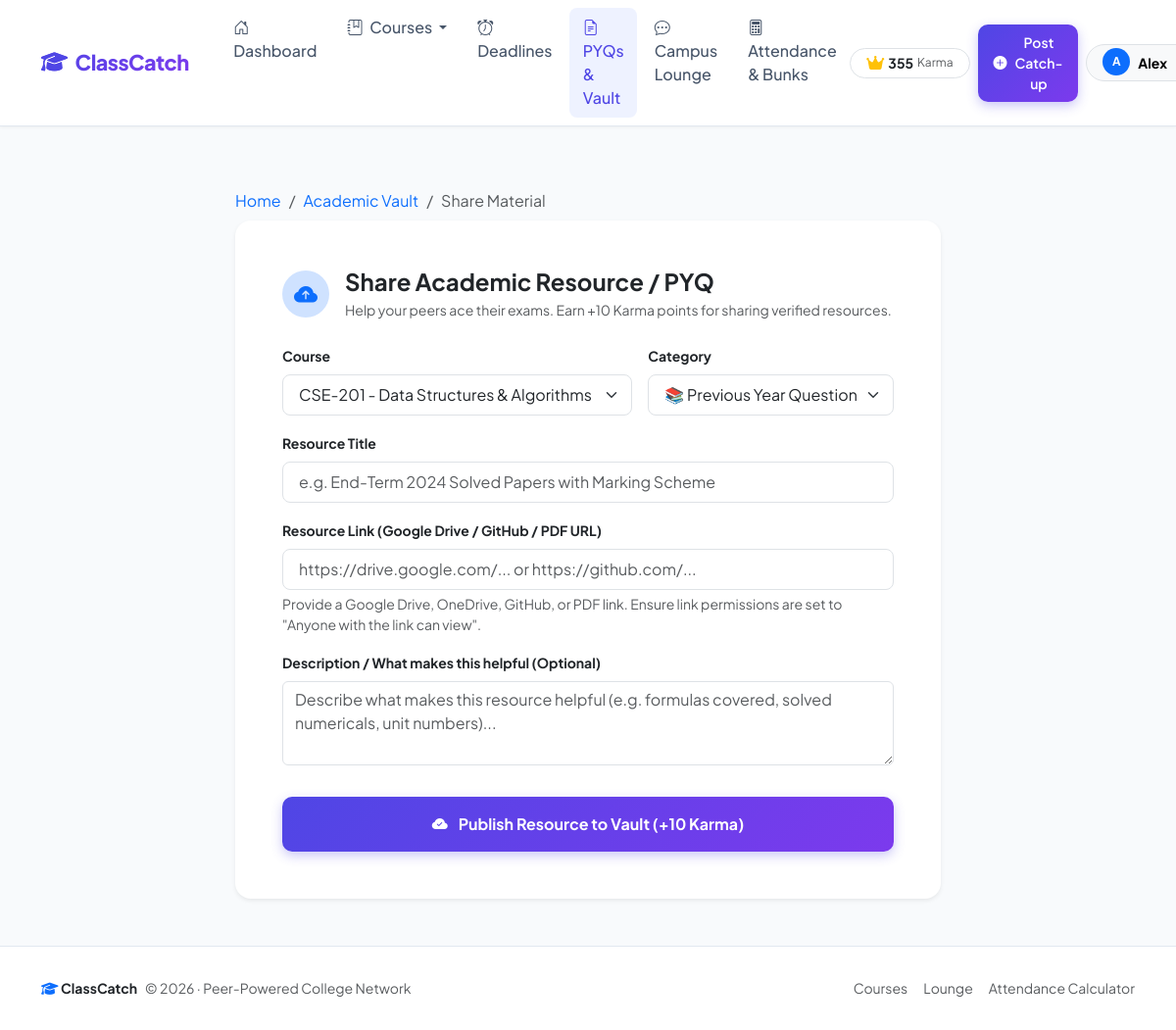
The app's page /resources/new (signed in) with its own data.
### models.py (models this page shows, shortened)
class User(UserMixin, db.Model):
    __tablename__ = 'users'
    id = db.Column(db.Integer, primary_key=True)
    name = db.Column(db.String(100), nullable=False)
    email = db.Column(db.String(120), unique=True, nullable=False, index=True)
    password_hash = db.Column(db.String(255), nullable=False)
    role = db.Column(db.String(20), default='student', nullable=False)
    avatar_color = db.Column(db.String(20), default='indigo', nullable=False)
    karma = db.Column(db.Integer, default=50, nullable=False)
    summaries = db.relationship('Summary', backref='author', lazy=True, cascade='all, delete-orphan')
    chats = db.relationship('ChatMessage', backref='author', lazy=True, cascade='all, delete-orphan')
    announcements = db.relationship('Announcement', backref='author', lazy=True, cascade='all, delete-orphan')
    attendance_records = db.relationship('AttendanceRecord', backref='student', lazy=True, cascade='all, delete-orphan')
    deadlines = db.relationship('Deadline', backref='author', lazy=True, cascade='all, delete-orphan')
    resources = db.relationship('Resource', backref='author', lazy=True, cascade='all, delete-orphan')
    @property
    def badge(self):
        if self.karma >= 300:
            return {'name': 'Campus Legend', 'icon': 'fa-crown', 'color': 'warning', 'level': 4}
        elif self.karma >= 150:
            return {'name': "Dean's Scholar", 'icon': 'fa-medal', 'color': 'primary', 'level': 3}
        elif self.karma >= 75:
            return {'name': 'Class Savior', 'icon': 'fa-award', 'color': 'info', 'level': 2}
        else:
            return {'name': 'Rising Contributor', 'icon': 'fa-star', 'color': 'secondary', 'level': 1}

### app.py (the view, shortened to what this page needs)
@app.route('/resources/new', methods=['GET', 'POST'])
@login_required
def new_resource():
    courses = Course.query.order_by(Course.code).all()
    form = ResourceForm()
    form.course_id.choices = [(c.id, f"{c.code} - {c.name}") for c in courses]
    return render_template('resource_new.html', title='Share Study Resource', form=form)

### forms.py
class ResourceForm(FlaskForm):
    course_id = SelectField('Course', coerce=int, validators=[
        DataRequired(message="Please select a course.")
    ])
    title = StringField('Resource Title', validators=[
        DataRequired(message="Please enter a title for the resource."),
        Length(max=150, message="Title cannot exceed 150 characters.")
    ])
    category = SelectField('Category', choices=[
        ('PYQ & Solutions', '📚 Previous Year Questions (PYQs) & Solutions'),
        ('Formula Cheat Sheet', '⚡ Formula Sheet & Quick Revision Map'),
        ('Lab Manual & Codes', '🧪 Lab Manual, Viva Questions & Code'),
        ('Handwritten Notes', '✍️ Handwritten Class Notes (Clean Scan)'),
        ('Syllabus & Slides', '📊 Official Syllabus & Professor Slides')
    ], default='PYQ & Solutions')
    resource_url = StringField('Resource Link (Google Drive / GitHub / PDF URL)', validators=[
        DataRequired(message="Please provide a valid link to the resource.")
    ])
    description = TextAreaField('Description / What makes this helpful', validators=[
        Optional()
    ])
    submit = SubmitField('Share Resource (+10 Karma)')

### app.py (called while the page is built)
@login_manager.user_loader
def load_user(user_id):
    return db.session.get(User, int(user_id))

@app.context_processor
def inject_globals():
    all_courses = Course.query.order_by(Course.code).all() if Course.query else []
    return {
        'today': date.today(),
        'current_year': datetime.now().year,
        'global_courses': all_courses
    }

### templates/resource_new.html (shortened to what this page needs)
{% extends "base.html" %}
{% block content %}
<div class="container py-4">
    <div class="row justify-content-center">
        <div class="col-lg-8">
            <nav aria-label="breadcrumb">
                <ol class="breadcrumb small text-muted mb-2">
                    <li class="breadcrumb-item"><a href="{{ url_for('index') }}" class="text-decoration-none">Home</a></li>
                    <li class="breadcrumb-item"><a href="{{ url_for('resources_list') }}" class="text-decoration-none">Academic Vault</a></li>
                    <li class="breadcrumb-item active" aria-current="page">Share Material</li>
                </ol>
            </nav>
            <div class="card card-modern p-4 p-md-5 bg-white shadow-sm border-0">
                <div class="d-flex align-items-center gap-3 mb-4">
                    <div class="rounded-circle bg-primary-subtle text-primary d-flex align-items-center justify-content-center" style="width: 48px; height: 48px; font-size: 1.5rem;">
                        <i class="bi bi-cloud-arrow-up-fill"></i>
                    </div>
                    <div>
                        <h4 class="fw-bold text-dark mb-1">Share Academic Resource / PYQ</h4>
                        <p class="text-muted small mb-0">Help your peers ace their exams. Earn +10 Karma points for sharing verified resources.</p>
                    </div>
                </div>
                <form method="POST" novalidate>
                    <div class="row g-3">
                        <div class="col-md-7">
                            <label class="form-label fw-bold small text-dark">{{ form.course_id.label.text }}</label>
                            {{ form.course_id(class="form-select form-select-lg fs-6") }}
                        </div>
                        <div class="col-md-5">
                            <label class="form-label fw-bold small text-dark">{{ form.category.label.text }}</label>
                            {{ form.category(class="form-select form-select-lg fs-6") }}
                        </div>
                        <div class="col-12">
                            <label class="form-label fw-bold small text-dark">{{ form.title.label.text }}</label>
                            {{ form.title(class="form-control form-control-lg fs-6", placeholder="e.g. End-Term 2024 Solved Papers with Marking Scheme") }}
                        </div>
                        <div class="col-12">
                            <label class="form-label fw-bold small text-dark">{{ form.resource_url.label.text }}</label>
                            {{ form.resource_url(class="form-control form-control-lg fs-6", placeholder="https://drive.google.com/... or https://github.com/...") }}
                            <div class="form-text small">Provide a Google Drive, OneDrive, GitHub, or PDF link. Ensure link permissions are set to "Anyone with the link can view".</div>
                        </div>
                        <div class="col-12">
                            <label class="form-label fw-bold small text-dark">{{ form.description.label.text }} (Optional)</label>
                            {{ form.description(class="form-control fs-6", rows=3, placeholder="Describe what makes this resource helpful (e.g. formulas covered, solved numericals, unit numbers)...") }}
                        </div>
                        <div class="col-12 pt-3">
                            <button type="submit" class="btn btn-primary-gradient btn-lg w-100 fs-6 fw-bold py-3">
                                <i class="bi bi-cloud-check-fill me-2"></i> Publish Resource to Vault (+10 Karma)
                            </button>
                        </div>
                    </div>
                </form>
            </div>
        </div>
    </div>
</div>
{% endblock %}

### templates/base.html (shortened to what this page needs)
<!DOCTYPE html>
<html lang="en">
<head>
    <link href="https://cdn.jsdelivr.net/npm/bootstrap@5.3.3/dist/css/bootstrap.min.css" rel="stylesheet">
    <link rel="stylesheet" href="https://cdn.jsdelivr.net/npm/bootstrap-icons@1.11.3/font/bootstrap-icons.min.css">
    <link rel="stylesheet" href="https://cdnjs.cloudflare.com/ajax/libs/font-awesome/6.5.1/css/all.min.css">
    <link rel="stylesheet" href="{{ url_for('static', filename='css/style.css') }}">
</head>
<body>
    <nav class="navbar navbar-expand-lg navbar-custom sticky-top">
        <div class="container">
            <a class="navbar-brand" href="{{ url_for('index') }}" id="nav-brand">
                <i class="fa-solid fa-graduation-cap"></i> ClassCatch
            </a>
            <div class="collapse navbar-collapse" id="navbarMain">
                <ul class="navbar-nav me-auto mb-2 mb-lg-0 ms-lg-3 gap-1">
                    <li class="nav-item">
                        <a class="nav-link {% if request.endpoint == 'index' %}active{% endif %}" href="{{ url_for('index') }}" id="nav-home">
                            <i class="bi bi-house-door me-1"></i> Dashboard
                        </a>
                    </li>
                    <li class="nav-item dropdown">
                        <a class="nav-link dropdown-toggle" href="#" role="button" data-bs-toggle="dropdown" aria-expanded="false" id="nav-courses">
                            <i class="bi bi-journal-bookmark me-1"></i> Courses
                        </a>
                    </li>
                    <li class="nav-item">
                        <a class="nav-link {% if request.endpoint in ['deadlines_list', 'new_deadline'] %}active{% endif %}" href="{{ url_for('deadlines_list') }}" id="nav-deadlines">
                            <i class="bi bi-alarm me-1"></i> Deadlines
                        </a>
                    </li>
                    <li class="nav-item">
                        <a class="nav-link {% if request.endpoint in ['resources_list', 'new_resource'] %}active{% endif %}" href="{{ url_for('resources_list') }}" id="nav-resources">
                            <i class="bi bi-file-earmark-text me-1"></i> PYQs & Vault
                        </a>
                    </li>
                    <li class="nav-item">
                        <a class="nav-link {% if request.endpoint == 'lounge' %}active{% endif %}" href="{{ url_for('lounge') }}" id="nav-lounge">
                            <i class="bi bi-chat-dots me-1"></i> Campus Lounge
                        </a>
                    </li>
                    <li class="nav-item">
                        <a class="nav-link {% if request.endpoint == 'attendance_calculator' %}active{% endif %}" href="{{ url_for('attendance_calculator') }}" id="nav-attendance">
                            <i class="bi bi-calculator me-1"></i> Attendance & Bunks
                        </a>
                    </li>
                </ul>
                <div class="d-flex align-items-center gap-2">
                    {% if current_user.is_authenticated %}
                        <div class="d-none d-md-flex align-items-center gap-1 bg-white border rounded-pill px-3 py-1 shadow-xs" title="{{ current_user.badge.name }}">
                            <i class="fa-solid {{ current_user.badge.icon }} text-warning"></i>
                            <span class="fw-bold small text-dark">{{ current_user.karma }}</span>
                            <span class="text-muted" style="font-size: 0.75rem;">Karma</span>
                        </div>
                        <a href="{{ url_for('post_summary') }}" class="btn btn-primary-gradient btn-sm px-3 py-2 d-flex align-items-center gap-2" id="nav-btn-post">
                            <i class="bi bi-plus-circle-fill"></i>
                            <span>Post Catch-up</span>
                        </a>
                        <div class="dropdown">
                            <button class="btn btn-light rounded-pill border px-3 py-1 dropdown-toggle d-flex align-items-center gap-2" type="button" data-bs-toggle="dropdown" aria-expanded="false">
                                <span class="badge rounded-circle bg-primary text-white p-2" style="width: 28px; height: 28px; display: inline-flex; align-items: center; justify-content: center;">
                                    {{ current_user.name[0]|upper }}
                                </span>
                                <span class="small fw-bold d-none d-sm-inline">{{ current_user.name.split()[0] }}</span>
                            </button>
                        </div>
                    {% else %}
                        <a href="{{ url_for('login') }}" class="btn btn-outline-custom btn-sm px-3" id="nav-login">Sign In</a>
                        <a href="{{ url_for('register') }}" class="btn btn-primary-gradient btn-sm px-3" id="nav-register">Join ClassCatch</a>
                    {% endif %}
                </div>
            </div>
        </div>
    </nav>
    <main class="container my-4 flex-grow-1">
        {% block content %}{% endblock %}
    </main>
    <footer>
        <div class="container text-center text-muted small">
            <div class="d-flex flex-wrap justify-content-between align-items-center py-2">
                <div class="d-flex align-items-center gap-2">
                    <strong class="text-dark"><i class="fa-solid fa-graduation-cap text-primary"></i> ClassCatch</strong> &copy; {{ current_year }} &middot; Peer-Powered College Network
                </div>
                <div class="d-flex gap-3">
                    <a href="{{ url_for('index') }}" class="text-decoration-none text-muted">Courses</a>
                    <a href="{{ url_for('lounge') }}" class="text-decoration-none text-muted">Lounge</a>
                    <a href="{{ url_for('attendance_calculator') }}" class="text-decoration-none text-muted">Attendance Calculator</a>
                </div>
            </div>
        </div>
    </footer>
</body>
</html>

### static/css/style.css (style rules this page uses)
:root { --primary-color: #4f46e5; --primary-hover: #4338ca; --primary-gradient: linear-gradient(135deg, #4f46e5 0%, #7c3aed 100%); --primary-light: #eef2ff; --secondary-color: #64748b; --success-color: #10b981; --warning-color: #f59e0b; --danger-color: #ef4444; --surface-bg: #f8fafc; --card-bg: #ffffff; --border-color: #e2e8f0; --text-main: #0f172a; --text-muted: #64748b; --radius-md: 12px; --radius-lg: 16px; --radius-pill: 9999px; --shadow-sm: 0 1px 3px rgba(0, 0, 0, 0.05); --shadow-md: 0 4px 6px -1px rgba(0, 0, 0, 0.05), 0 2px 4px -2px rgba(0, 0, 0, 0.05); --shadow-lg: 0 10px 25px -5px rgba(79, 70, 229, 0.08), 0 8px 10px -6px rgba(0, 0, 0, 0.03); --shadow-hover: 0 15px 30px -5px rgba(79, 70, 229, 0.15); }
body { font-family: 'Plus Jakarta Sans', -apple-system, BlinkMacSystemFont, sans-serif; background-color: var(--surface-bg); color: var(--text-main); min-height: 100vh; display: flex; flex-direction: column; }
.navbar-custom { background: rgba(255, 255, 255, 0.95); backdrop-filter: blur(10px); border-bottom: 1px solid var(--border-color); box-shadow: var(--shadow-sm); transition: all 0.3s ease; }
.navbar-brand { font-weight: 800; font-size: 1.35rem; letter-spacing: -0.5px; background: var(--primary-gradient); -webkit-background-clip: text; -webkit-text-fill-color: transparent; display: flex; align-items: center; gap: 8px; }
.navbar-brand i { -webkit-text-fill-color: initial; color: var(--primary-color); }
.nav-link { font-weight: 500; color: #475569 !important; padding: 0.5rem 0.85rem !important; border-radius: 8px; transition: all 0.2s ease; }
.nav-link:hover, .nav-link.active { color: var(--primary-color) !important; background-color: var(--primary-light); }
.card-modern { background: var(--card-bg); border: 1px solid var(--border-color); border-radius: var(--radius-lg); box-shadow: var(--shadow-sm); transition: transform 0.2s ease, box-shadow 0.2s ease, border-color 0.2s ease; }
.btn-primary-gradient { background: var(--primary-gradient); color: white !important; border: none; font-weight: 600; box-shadow: 0 4px 12px rgba(79, 70, 229, 0.3); transition: all 0.2s ease; border-radius: 10px; }
footer { margin-top: auto; background: white; border-top: 1px solid var(--border-color); padding: 1.5rem 0; }

### records on screen
User: karma "355", name "A", name "Alex"
